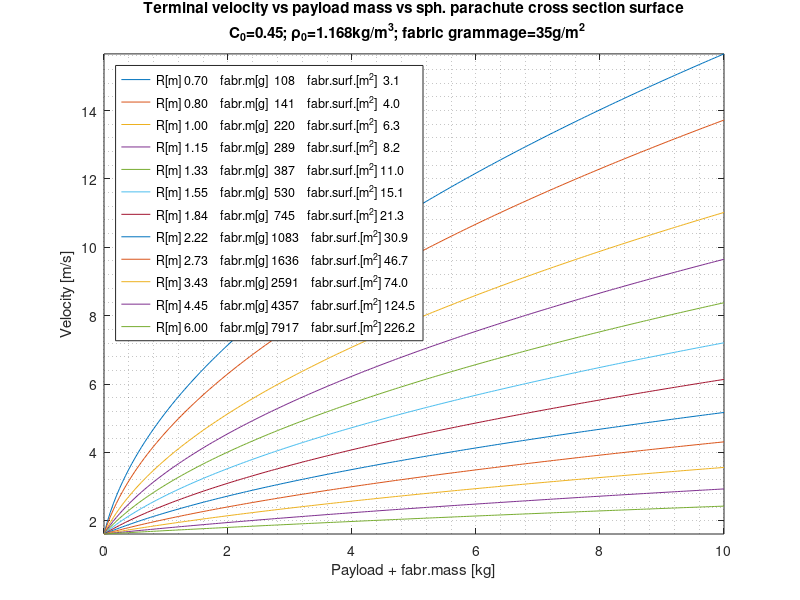

This figure's MATLAB source:
clear all;
load dc2_pp.mat;

r=1.           %promien polczaszy spadochronu
g=9.81;         %przyciaganie ziemskie
Cd=0.45;        %wsp. oporu czaszy polsferycznej
Ro=1.168;       %gestosc powietrza
gram=0.035;
Sc=@(r)pi*r.^2;  %powierzchnia podstawy czaszy polsferycznej
Sf=@(r)2*pi*r.^2;
m_spad=@(r,gram)gram*Sf(r); %gramatura * polpowierzchnia sfery = masa czaszy
t_vel=@(m,r)sqrt(2*g*m'./(Cd*Ro*Sc(r))); %predkosc opadania

r1=1;
r2=6;
a=-2;
    R=linspace(-r2^(1/-a),-r1^(1/-a),10).^a;
    R=[0.7,0.8,R*r2];
    m_pay=0.0:0.05:10;
%     figure(1);
    Mx=NaN(2,1);My=Mx;
pos=[119,82,1009,707];
f1=figure(1);
set(f1,'Position',pos)
for i=1:length(R)
    r=R(i);
    vels=t_vel(m_pay+m_spad(r,gram),r);
%     plot(m_pay,vels,'DisplayName',['R[m]= ', num2str(r,'%10.1f') '      fabr.m[g]= ' num2str(round(m_spad(r,gram)*1000)) '  fab.surf.[m^2]= ' num2str(Sf(r),'%10.1f') ]);hold on;

    plot(m_pay,vels);
    hold on;
    leg{i}=sprintf('%s %4.2f %s %4.0f %s %4.1f','R[m]',r,'   fabr.m[g]',m_spad(r,gram)*1000,'   fabr.surf.[m^{2}]',Sf(r)) ;
    
    My(1:2)=[min([My(1);vels]);max([My(2);vels])];
    Mx(1:2)=[min([Mx(1);m_pay']),max([Mx(2);m_pay'])];
end

title({'Terminal velocity vs payload mass vs sph. parachute cross section surface', 'C_{0}=0.45; \rho_{0}=1.168kg/m^3; fabric grammage=35g/m^2   '});
xlabel('Payload + fabr.mass [kg]'); ylabel('Velocity [m/s]');
ylim([My(1) My(2)]); xlim([Mx(1) Mx(2)]);
% set(gca,'XMinorTick','on','YMinorTick','on')
set(gca,'XMinorGrid','on','YMinorGrid','on')
legend(leg,'Location','northwest');